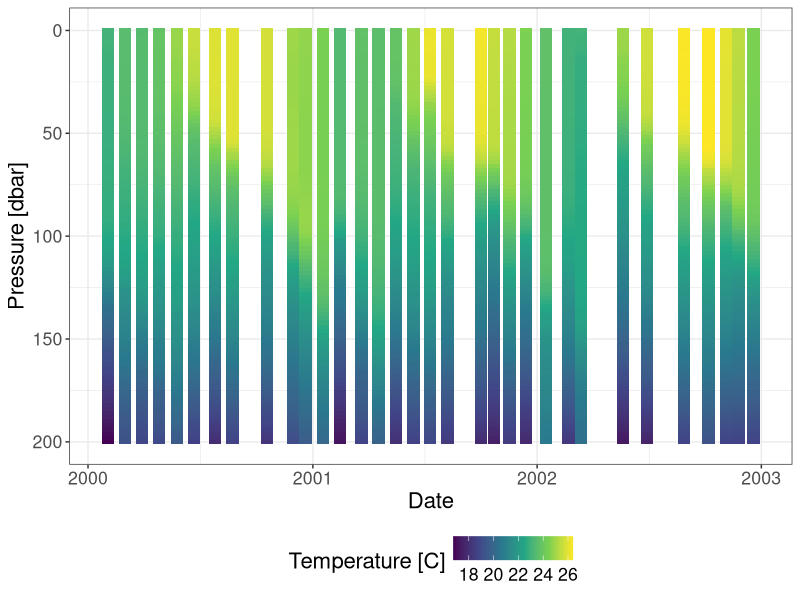
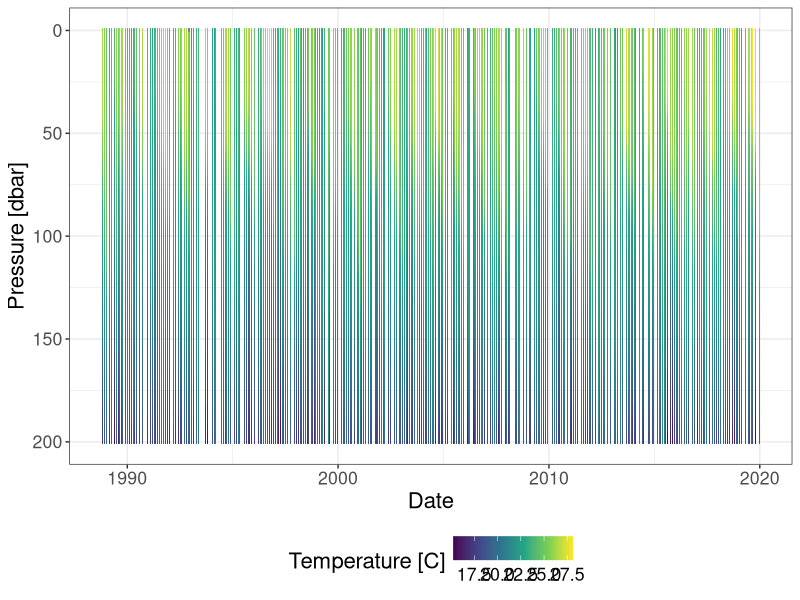
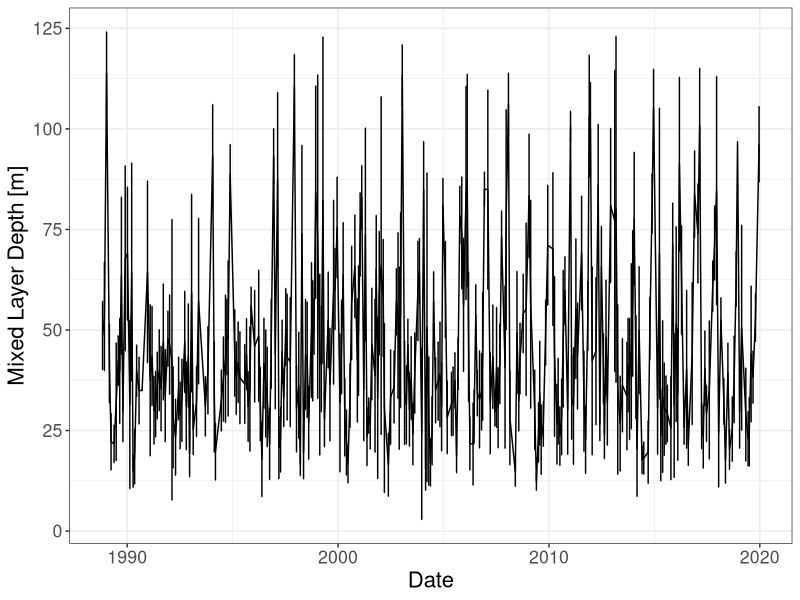
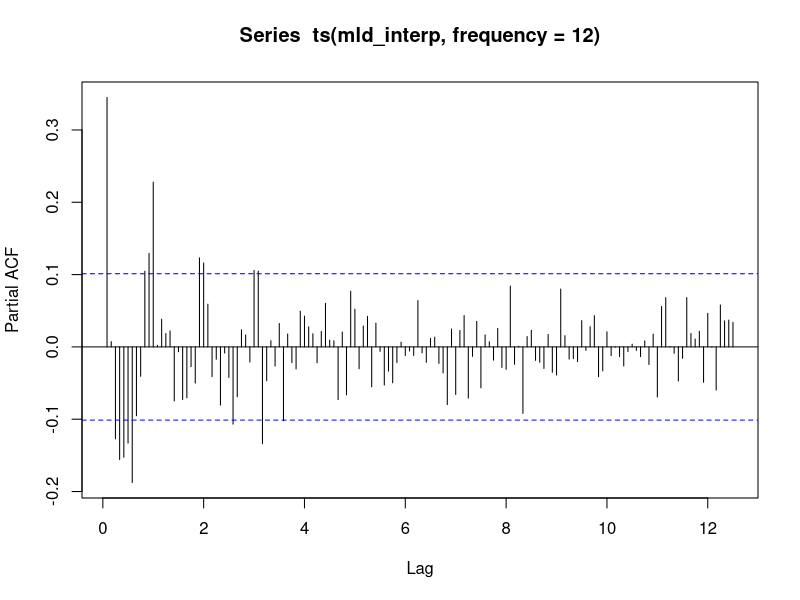
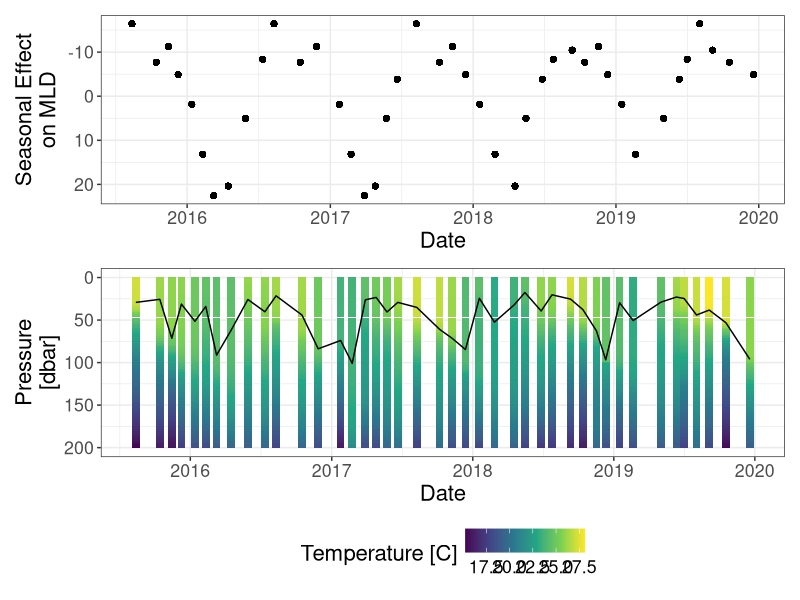

Recreate these plots in R, in order.
## Plan for this evening:
## Reading in CTD (conductivity-temperature-depth) sensor data
## from the Hawaii Ocean Time Series data repository 
## (approximately 1 sample/month from 1988-now)
## Right now what's available online is just October 1988-2018
## Let's start with loading libraries that we like
library(tidyverse)
library(patchwork)
library(lubridate)
library(zoo)
theme_preset<-theme_bw()+
  theme(text=element_text(size=16),
        legend.position='bottom')


## Start with reading the data
ctd_data<-read.csv('data/hotdogsdata/hots_ctd_data.txt')
## Figuring out what data are in this file
str(ctd_data)
## Getting the units out
units<-ctd_data[1,]
## Turning character observations back into number
no_units<-ctd_data[-1,] %>%
  select(-X)
no_units_numeric<-data.frame(apply(no_units,2,as.numeric))
for(i in 1:nrow(no_units_numeric)){
  old_row<-no_units_numeric[i,]
  bad_numbers<-which(old_row<0)
  new_row<-old_row
  new_row[bad_numbers]<-NA
  no_units_numeric[i,]<-new_row
}


### Showing some example depth profiles 
example_cruise<-no_units_numeric %>%
  filter(crn==314)

## Plotting profiles
temp_profile<-ggplot(example_cruise)+
  geom_line(aes(x=press,y=temp))+
  coord_flip()+
  scale_x_reverse()+
  xlab('Pressure [dbar]')+
  ylab('Temperature [C]')+
  theme_preset

## Density profile
density_profile<-ggplot(example_cruise)+
  geom_line(aes(x=press,y=sigma))+
  coord_flip()+
  scale_x_reverse()+
  xlab('Pressure [dbar]')+
  ylab('Potential Density [kg/m^3]')+
  theme_preset

## Salinity Profile
salinity_profile<-ggplot(example_cruise)+
  geom_line(aes(x=press,y=sal))+
  coord_flip()+
  scale_x_reverse()+
  xlab('Pressure [dbar]')+
  ylab('Salinity')+
  theme_preset

triple_profile<-temp_profile+density_profile+salinity_profile

chl_profile<-ggplot(example_cruise)+
  geom_line(aes(x=press,y=fluor))+
  coord_flip()+
  scale_x_reverse()+
  xlab('Pressure [dbar]')+
  ylab('Estimated Chla [ug/L]')+
  theme_preset

o2_profile<-ggplot(example_cruise)+
  geom_line(aes(x=press,y=oxy))+
  coord_flip()+
  scale_x_reverse()+
  xlab('Pressure [dbar]')+
  ylab('O2 [umol/kg]')+
  theme_preset

o2_chl<-chl_profile+o2_profile

## That was looking at basically what the water column looks like for any given
## trip in terms of structure and layers, but also changes over time 
## eg seasons

## 
ctd_with_dates<-no_units_numeric %>%
  mutate(julian_date=as.Date(julian,origin='1988-10-01'),
         month=month(julian_date)) %>%
  mutate(season=ifelse(between(month,6,8),'Summer',
                       ifelse(between(month,9,12),'Winter',
                              ifelse(between(month,1,3),'Winter',
                                     'Spring'))))
## Let's look at a small example first

cruises_2000s<-ctd_with_dates %>%
  filter(between(year(julian_date),2000,2002))

## Add in seasonal shading
ggplot(cruises_2000s) +
  geom_tile(aes(x=julian_date,
                y=press,fill=temp))+
  scale_fill_viridis_c(name='Temperature [C]')+
  scale_y_reverse()+
  theme_preset+
  ylab('Pressure [dbar]')+
  xlab('Date')

## Look at the entire time series
ggplot(ctd_with_dates)+
  geom_tile(aes(x=julian_date,
                y=press,
                fill=temp))+
  scale_fill_viridis_c(name='Temperature [C]')+
  scale_y_reverse()+
  theme_preset+
  ylab('Pressure [dbar]')+
  xlab('Date')



## Looking at seasonality in mixed layer
## Mixed layer depths determined using a potential temperature differential
## of 0.02 degrees C from 10 meters for 1988-2019. 
## Reading in the data
mld_data<-read.csv('data/hotdogsdata/mld_data.txt')
## Taking the units off
mld_units<-mld_data[1,]
## Switching observations from characters to numbers and changing
## the weird timekeeping from Julian days from October 1 1988 to actual
## dates
mld_no_units<-data.frame(apply(mld_data[-1,],2,as.numeric)) %>%
  mutate(julian_date=as.Date(julian,origin='1988-10-01')) %>%
  mutate(month=month(julian_date))

## Taking an initial look at the data
ggplot(mld_no_units)+
  geom_line(aes(x=julian_date,y=mean))+
  geom_errorbar(aes(x=julian_date,ymin=mean-stdDev,ymax=mean+stdDev))+
  theme_preset+
  ylab('Mixed Layer Depth [m]')+
  xlab('Date')

## Exploratory time series analysis
mixed_layer_time_series<-zoo(mld_no_units$mean,
                             mld_no_units$julian_date)

mld_aggregated<-aggregate(mixed_layer_time_series,
                          as.yearmon,mean)

mld_interp<-na.approx(mld_aggregated,
                      xout=as.yearmon(seq.Date(as.Date(start(mld_aggregated)),
                                                   as.Date(end(mld_aggregated)),
                                                   by='month')))

mld_interp_frame<-data.frame(time=as.Date(index(mld_interp)),
                             value=mld_interp)

## Sanity check that interpolation wasn't crazy
comparison_plot<-ggplot()+
  geom_line(data=mld_no_units,
            aes(x=julian_date,y=mean),
            col='black')+
  geom_line(data=mld_interp_frame,
            aes(x=time,y=value),
            col='blue')+
  theme_preset

## Getting the autocorrelation spectrum
autocorrelation_coefficients<-pacf(ts(mld_interp,frequency=12),
                                   lag.max=150) 

## As we expected we saw that there were spikes at 12 month intervals
## indicating an annual seasonal pattern in mixed layer depth throughout
## the entire timeseries

## Time series decomposition
mld_decomposition<-decompose(ts(mld_interp,frequency=12))

## Getting the seasonal coefficients - getting the coefficients for
## January-December
monthly_components<-mld_decomposition$seasonal[1:12]
names(monthly_components)<-c('Jan','Feb','March','Apr',
                             'May','Jun','July','Aug',
                             'Sept','Oct',
                             'Nov','Dec')

## We find a seasonal signal associated with MLD at station ALOHA
## with winter shoaling and summer upheaving. 


## Smushing together the mixed layer depths with the CTD observations
ctd_with_mld<-left_join(ctd_with_dates,
                        mld_no_units,
                        by=c('crn'='crn',
                             'julian'='julian',
                             'julian_date'='julian_date',
                             'month'='month'))
## Yay it worked

## Plotting calculated MLD over temperature
temperature_with_mld<-ggplot(ctd_with_mld)+
  geom_tile(aes(x=julian_date,y=press,fill=temp))+
  geom_line(aes(x=julian_date,y=mean))+
  scale_y_reverse()+
  scale_fill_viridis_c(name='Temperature [C]')+
  xlab('Date')+
  ylab('Pressure [dbar]')+
  theme_preset

## Only looking at one decade worth of cruises
zoomed_cruises<-ctd_with_mld %>%
  filter(crn>=275 & crn<=318)

## Plotting temperature profiles and MLD
zoomed_in<-ggplot(zoomed_cruises)+
  geom_tile(aes(x=julian_date,y=press,fill=temp))+
  geom_line(aes(x=julian_date,y=mean))+
  scale_y_reverse()+
  scale_fill_viridis_c(name='Temperature [C]')+
  xlab('Date')+
  ylab('Pressure\n[dbar]')+
  theme_preset

## Plotting the seasonality coefficients
seasonality_reference<-data.frame(month=zoomed_cruises$month,
                                  seasonal_effect=monthly_components[zoomed_cruises$month])

season_zoom<-data.frame(zoomed_cruises,season_effect=seasonality_reference$seasonal_effect)


## Thanks for the great idea erikwr :D
seasonal_effect<-ggplot(season_zoom)+
  geom_point(aes(x=julian_date,y=season_effect))+
  scale_y_reverse()+
  theme_preset+
  xlab('Date')+
  ylab('Seasonal Effect\non MLD')

## Showing the final figure
full_figure<-seasonal_effect/zoomed_in

ggsave(full_figure,filename='mld_seasonality.pdf',device='pdf')

## We can also look at density
## Plotting temperature profiles and MLD
zoomed_in<-ggplot(zoomed_cruises)+
  geom_tile(aes(x=julian_date,y=press,fill=sigma))+
  geom_line(aes(x=julian_date,y=mean))+
  scale_y_reverse()+
  scale_fill_viridis_c(name='Density [kg/m^3]',direction=-1)+
  xlab('Date')+
  ylab('Pressure\n[dbar]')+
  theme_preset
